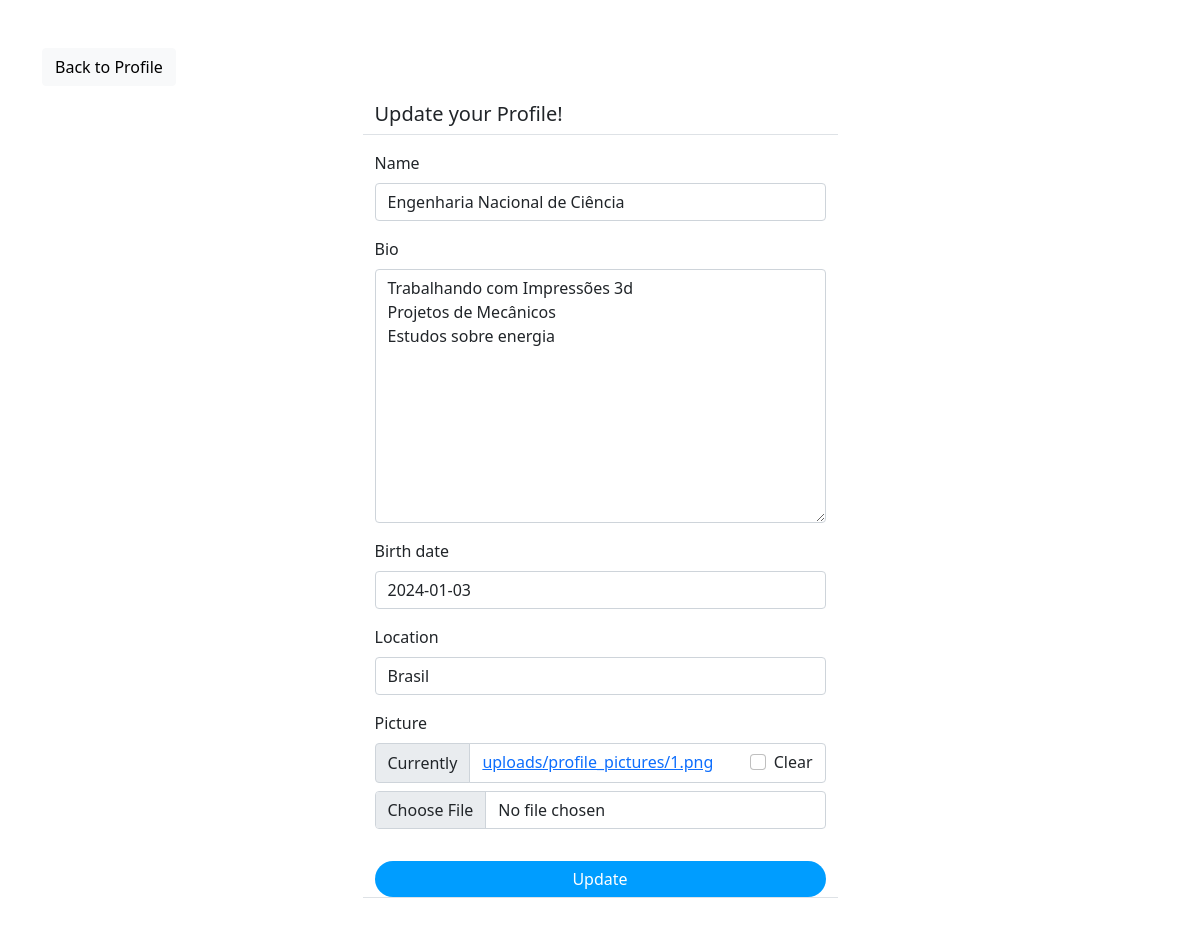
The page /social/profile/edit/1/ (signed in) on the database its author committed.
### social/models.py (models this page shows)
class UserProfile(models.Model):
    user = models.OneToOneField(User, primary_key=True, verbose_name='user', related_name='profile', on_delete=models.CASCADE)
    name = models.CharField(max_length=30, blank=True, null=True)
    bio = models.TextField(max_length=500, blank=True, null=True)
    birth_date = models.DateField(null=True, blank=True)
    location = models.CharField(max_length=100, blank=True, null=True)
    picture = models.ImageField(upload_to='uploads/profile_pictures', default='uploads/profile_pictures/default.png', blank=True)
    followers = models.ManyToManyField(User, blank=True, related_name='followers')

### social/views.py (the view, shortened to what this page needs)
# urls.py: path('profile/edit/<int:pk>/', ProfileEditView.as_view(), name='profile-edit'),
class ProfileEditView(LoginRequiredMixin, UserPassesTestMixin, UpdateView):
    model = UserProfile
    fields = ['name', 'bio', 'birth_date', 'location', 'picture']
    template_name = 'social/profile_edit.html'
    def test_func(self):
        profile = self.get_object()
        return self.request.user == profile.user

### social/templates/social/profile_edit.html (shortened to what this page needs)
{% extends 'base.html' %}
{% load crispy_forms_tags %}
{% block content %}
<div class="container">
    <div class="row mt-5">
        <div class="col-md-5 col-sm-6">
           <a href="{% url 'profile' object.pk %}" class="btn btn-light">Back to Profile</a>
        </div>
    </div>
    <div class="row justify-content-center mt-3">
        <div class="col-md-5 col-sm-12 border-bottom">
           <h5>Update your Profile!</h5>
        </div>
    </div>
    <div class="row justify-content-center mt-3 mb-5">
        <div class="col-md-5 col-sm-12 border-bottom">
           <form method="POST" enctype="multipart/form-data">
               {{ form | crispy }}
               <div class="d-grid gap-2">
                   <button class="btn btn-success mt-3" style="background-color: #009dff; border: none; border-radius: 20px;">Update</button>
               </div>
           </form>
        </div>
    </div>
</div>
{% endblock content %}

### rows shown on the page
UserProfile: name "Engenharia Nacional de Ciência", bio "Trabalhando com Impressões 3d Projetos de Mecânicos Estudos sobre energia", birth_date "2024-01-03", location "Brasil"
